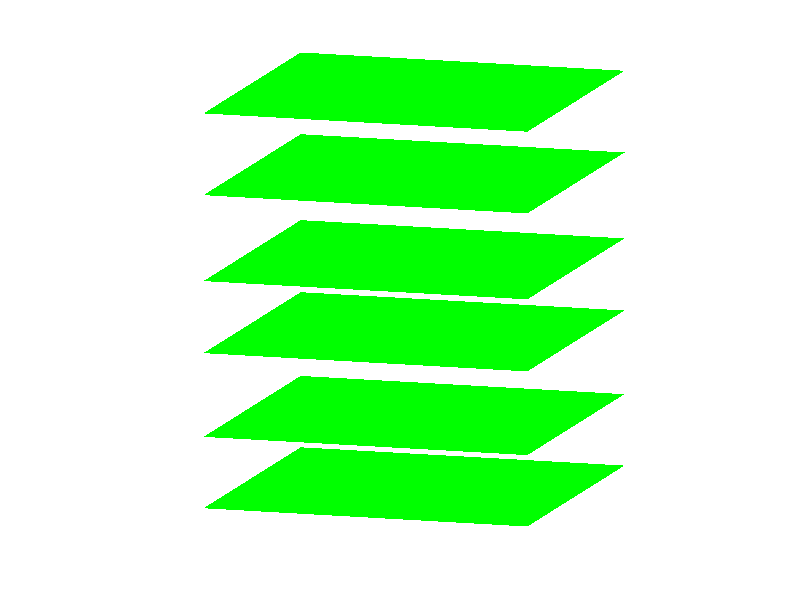

The MATLAB source for this figure: (Note: this script raises an error after producing the figure.)
% Program IsoSurface, run by typing run("./main.m")


% Clear all previous variables
clear all;
% Getting the coordiante variables from the data, and making them
% into the correct format, mesh
A=importdata('./xyz.dat');
%getting the concentration from the data file
B=importdata('./ABCD.dat');

[X,Y,Z]=meshgrid(A(:,2),A(:,1),A(:,3));


% The size is used for the for loop
x_size=size(A(:,2),1);
y_size=size(A(:,1),1);
z_size=size(A(:,3),1);

% Dividing up the concentration values
VA=zeros(x_size,y_size,z_size);
VB=zeros(x_size,y_size,z_size);
VHA=zeros(x_size,y_size,z_size);
VHS=zeros(x_size,y_size,z_size);
% Taking the concentration values and putting them into the correct
% format, mesh-format
ii=1;
for i=1:x_size,
    for j=1:y_size,
        for k=1:z_size,
            VA(i,j,k)=B(ii,1);
            VB(i,j,k)=B(ii,2);
            VHA(i,j,k)=B(ii,3);
            VHS(i,j,k)=B(ii,4);
            ii=ii+1;
        end
    end
end
% clearing useless variables
clear i;
clear j;
clear k;
clear ii;
% Thres3old for the isosurf, 
cutA=0.5;
cutB=0.5;
cutHA=0.12;
cutHS=0.15;


axis vis3d;
view([1,0.3,0.2]);
axis off;
daspect('mode');

% B
% ++++++++++++++++++++++++++++++++++++++++++++++++++++++++++++++++++++++++++++++++
pB = patch(isosurface(X,Y,Z,VB,cutB),'FaceColor','green','EdgeColor','none');
qB = patch(isocaps(X,Y,Z,VB,cutB),'FaceColor','green','EdgeColor', ...
          'none');
alpha(pB,0.5);
alpha(qB,0.5);

% A    ++++++++++++++++++++++++++++++++++++++++++++++++++++++++++++++++++++++++++++++++
pA = patch(isosurface(X,Y,Z,VA,cutA),'FaceColor','red','EdgeColor','none');
qA = patch(isocaps(X,Y,Z,VA,cutA),'FaceColor','red','EdgeColor', ...
         'none');
alpha(pA,0.7);
alpha(qA,0.7);

% HA    ++++++++++++++++++++++++++++++++++++++++++++++++++++++++++++++++++++++++++++++++
pHA = patch(isosurface(X,Y,Z,VHA,cutHA),'FaceColor','blue','EdgeColor','none');
qHA = patch(isocaps(X,Y,Z,VHA,cutHA),'FaceColor','blue','EdgeColor', ...
           'none');
alpha(pHA,0.7);
alpha(qHA,0.7);

% HS    ++++++++++++++++++++++++++++++++++++++++++++++++++++++++++++++++++++++++++++++++
pHS = patch(isosurface(X,Y,Z,VHS,cutHS),'FaceColor','yellow','EdgeColor','none');
qHS = patch(isocaps(X,Y,Z,VHS,cutHS),'FaceColor','yellow','EdgeColor', ...
           'none');
alpha(pHS,0.7);
alpha(qHS,0.7);
